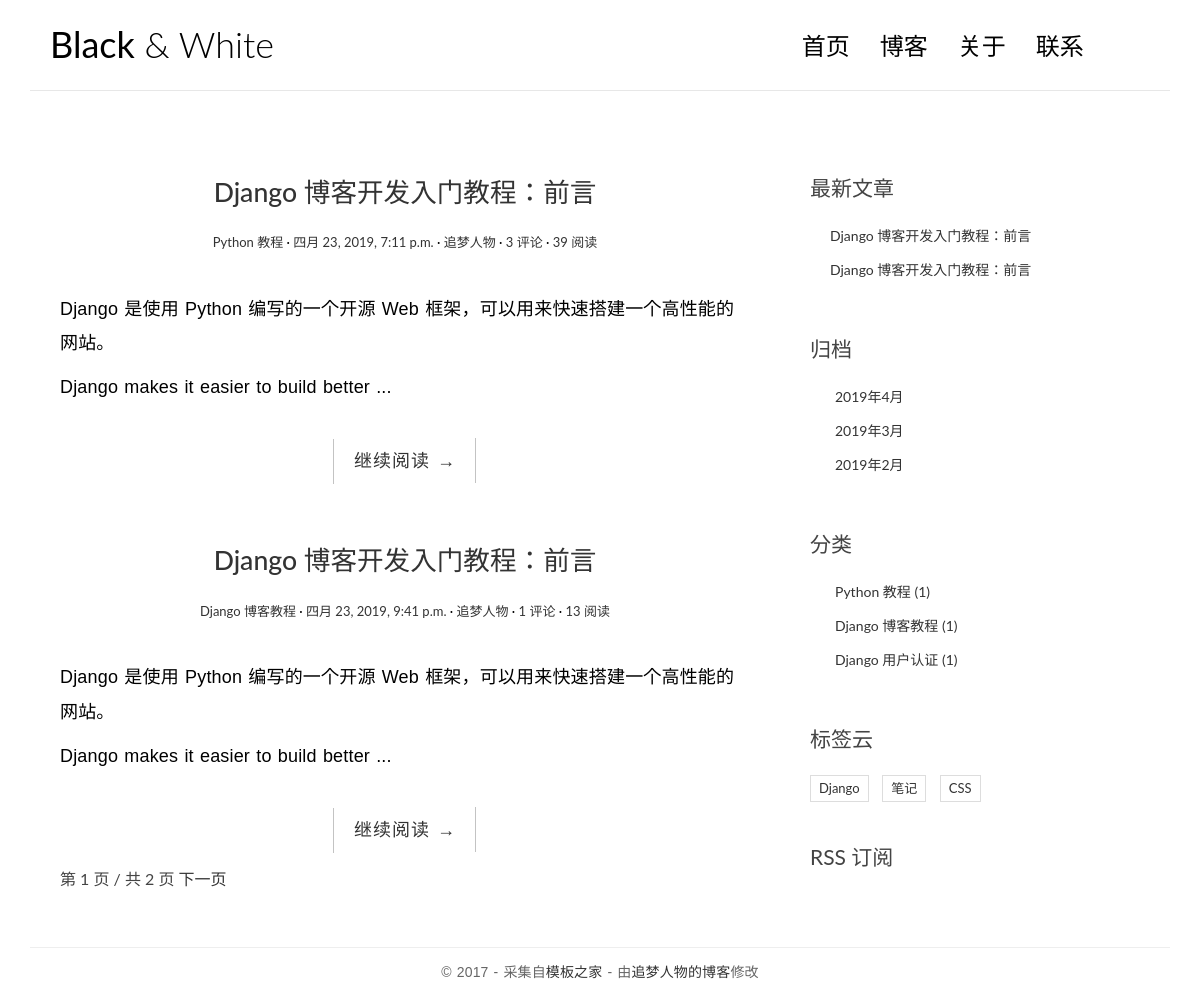
The app's page /, older data.
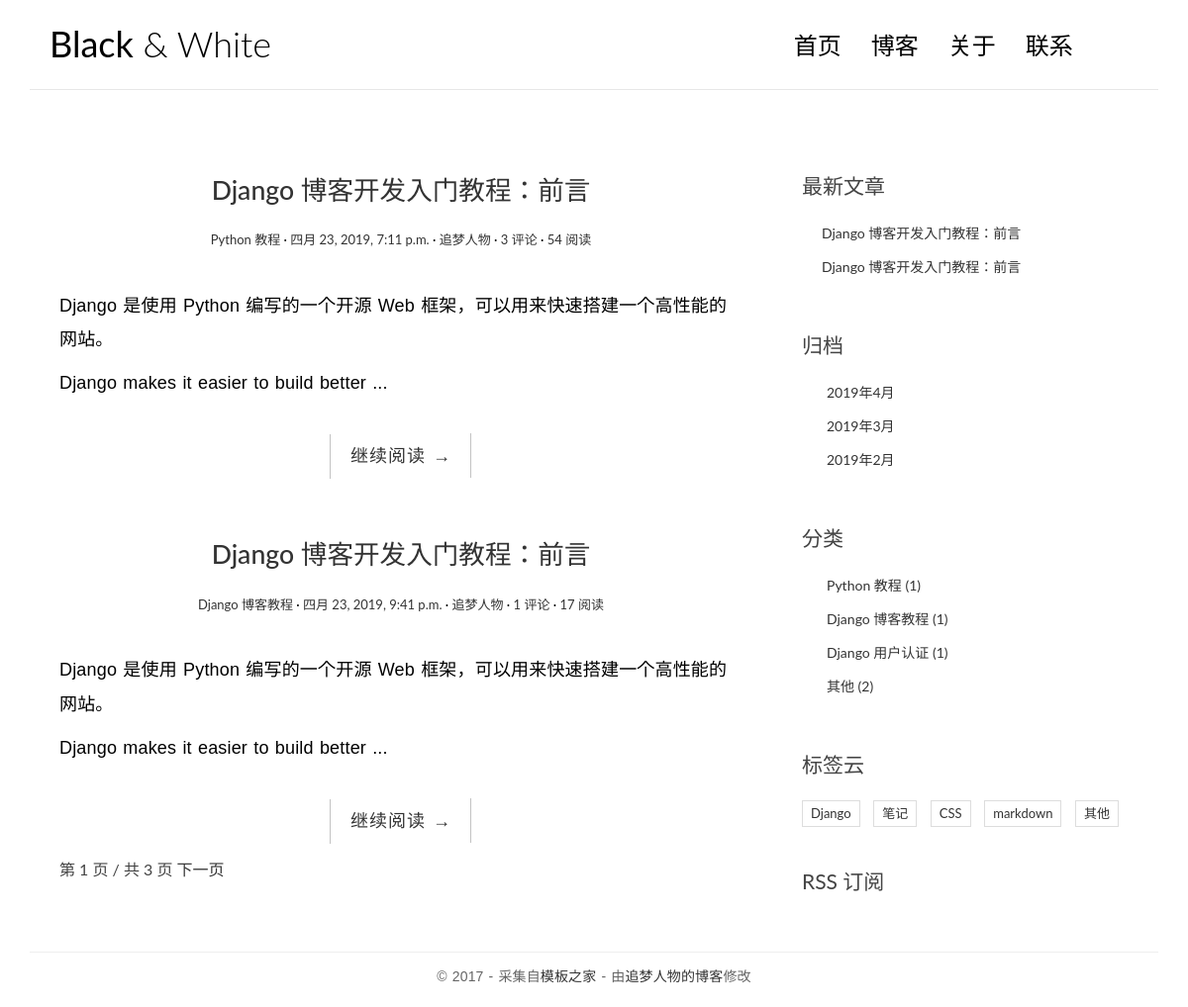
The same page, newer data.
### myblog/models.py (models this page shows, shortened)
class Article(models.Model):
    title = models.CharField(max_length=100)
    content = models.TextField()
    article_time = models.DateTimeField(auto_now_add=True)
    article_username = models.CharField(max_length=20)
    article_views = models.IntegerField(default=0)
    article_category = models.ForeignKey("Category", on_delete=models.CASCADE)
    article_tags = models.ManyToManyField(to="Tags")

class Category(models.Model):
    category_content = models.CharField(max_length=100)
    def __str__(self):
        return "%s " % (self.category_content)

class Tags(models.Model):
    tags_content = models.CharField(max_length=100)

### myblog/views.py (the view)
# urls.py: url(r'^$', views.index, name='index'),
def index(request):
    articlelist = Article.objects.all()
    categorylist = Category.objects.all()
    tagslist = Tags.objects.all()
    now_time = datetime.datetime.now()
    paginator = Paginator(articlelist, 2)
    pagenum = request.GET.get("page")
    pagenum = 1 if pagenum == None else pagenum
    page = paginator.page(pagenum)
    return render(request, 'myblog/index.html', {"articlelist": page,
                                                 "categorylist":categorylist, "tagslist":tagslist, "now_time":now_time})

### myblog/templatetags/extend_fun.py (called while the page is built)
@register.filter(name='markdown_content')
def markdown_content(value):
    md = markdown.Markdown(extensions=[
        'markdown.extensions.extra',
        'markdown.extensions.codehilite',
        'markdown.extensions.toc'
    ])
    value.content = md.convert(value.content)
    value.toc = md.toc
    return value.content

### templates/myblog/index.html (shortened to what this page needs)
<!DOCTYPE html>
<html>
<head>
    <link rel="stylesheet" href="/static/css/bootstrap.min.css">
    <link rel="stylesheet" href="http://code.ionicframework.com/ionicons/2.0.1/css/ionicons.min.css">
    <link rel="stylesheet" href="/static/css/pace.css">
    <link rel="stylesheet" href="/static/css/custom.css">
</head>
<body>
<div class="container">
    <header id="site-header">
        <div class="row">
            <div class="col-md-4 col-sm-5 col-xs-8">
                <div class="logo">
                    <h1><a href="index.html"><b>Black</b> &amp; White</a></h1>
                </div>
            </div>
            <div class="col-md-8 col-sm-7 col-xs-4">
                <nav class="main-nav" role="navigation">
                    <div class="collapse navbar-collapse" id="bs-example-navbar-collapse-1">
                        <ul class="nav navbar-nav navbar-right">
                            <li class="cl-effect-11"><a href="{% url 'myblog:index' %}" data-hover="首页">首页</a></li>
                            <li class="cl-effect-11"><a href="full-width.html" data-hover="博客">博客</a></li>
                            <li class="cl-effect-11"><a href="about.html" data-hover="关于">关于</a></li>
                            <li class="cl-effect-11"><a href="contact.html" data-hover="联系">联系</a></li>
                        </ul>
                    </div>
                </nav>
            </div>
        </div>
    </header>
</div>
<div class="content-body">
    <div class="container">
        <div class="row">
            <main class="col-md-8">
                {% for article in articlelist %}
                    <article class="post post-1">
                        <header class="entry-header">
                            <h1 class="entry-title">
                                <a href="/single/{{article.id}}">{{article.title}}</a>
                            </h1>
                            <div class="entry-meta">
                                <span class="post-category"><a href="#">{{article.article_category}}</a></span>
                                <span class="post-date">
                                    <a href="#"><time class="entry-date" datetime="2012-11-09T23:15:57+00:00">
                                        {{article.article_time}}</time></a>
                                </span>
                                <span class="post-author"><a href="#">{{article.article_username}}</a></span>
                                <span class="comments-link"><a href="#">{{article.comment_set.count}} 评论</a></span>
                                <span class="views-count"><a href="#">{{article.article_views}} 阅读</a></span>
                            </div>
                        </header>
                        <div class="entry-content clearfix">
                            {% load extend_fun %}
                            <p>{{article|markdown_content|slice:100|safe}}...</p>
                            <div class="read-more cl-effect-14">
                                <a href="#" class="more-link">继续阅读 <span class="meta-nav">→</span></a>
                            </div>
                        </div>
                    </article>
                {% empty %}
                <a href="">没有文章</a>
                {% endfor %}
                <div class="pagination-simple">
                    <span class="current">第 {{articlelist.number}} 页 / 共 {{articlelist.paginator.num_pages}} 页</span>
                    {% if articlelist.has_next %}
                    <a href="?page={{articlelist.next_page_number}}">下一页</a>
                    {% endif %}
                </div>
            </main>
            <aside class="col-md-4">
                <div class="widget widget-recent-posts">
                    <h3 class="widget-title">最新文章</h3>
                    <ul>
                        {% for article in articlelist %}
                        <li><a href="/single/{{article.id}}">{{article.title}}</a></li>
                        {% endfor %}
                    </ul>
                </div>
                <div class="widget widget-archives">
                    <h3 class="widget-title">归档</h3>
                    <ul>
                        <li><a href="/filetime/{{now_time.year}}/{{now_time.month}}">{{now_time.year}}年{{now_time.month}}月</a></li>
                        <li><a href="/filetime/{{now_time.year}}/{{now_time.month|add:-1}}">{{now_time.year}}年{{now_time.month|add:-1}}月</a></li>
                        <li><a href="/filetime/{{now_time.year}}/{{now_time.month|add:-2}}">{{now_time.year}}年{{now_time.month|add:-2}}月</a></li>
                    </ul>
                </div>
                <div class="widget widget-category">
                    <h3 class="widget-title">分类</h3>
                    <ul>
                        {% for category in categorylist %}
                        <li><a href="/category/{{category.id}}">{{category.category_content}}
                            ({{category.article_set.count}})</a></li>
                        {% endfor %}
                    </ul>
                </div>
                <div class="widget widget-tag-cloud">
                    <h3 class="widget-title">标签云</h3>
                    <ul>
                        {% for tags in tagslist %}
                        <li><a href="/tags/{{tags.id}}">{{tags.tags_content}}</a></li>
                        {% endfor %}
                    </ul>
                </div>
                <div class="rss">
                    <a href="{% url 'myblog:rss' %}"> RSS 订阅</a>
                </div>
            </aside>
        </div>
    </div>
</div>
<footer id="site-footer">
    <div class="container">
        <div class="row">
            <div class="col-md-12">
                <p class="copyright">&copy 2017 - 采集自<a href="http://www.cssmoban.com/"
                                                        target="_blank" title="模板之家">模板之家</a>
                    - 由<a href="http://zmrenwu.com/" title="网页模板" target="_blank">追梦人物的博客</a>修改
                </p>
            </div>
        </div>
    </div>
</footer>
</body>
</html>

### static/css/custom.css (style rules this page uses)
* { outline: none; }
h1, h2, h3, h4, h5, h6 { margin-top: 0; }
b { font-weight: 400; }
a { color: #333; }
body { color: #444; font-family: 'Lato', sans-serif; }
p { font-family: 'Ubuntu', sans-serif; font-weight: 400; word-spacing: 1px; letter-spacing: 0.01em; }
#site-header { background-color: #FFF; padding: 25px 20px; margin-bottom: 40px; border-bottom: 1px solid #e7e7e7; }
.logo h1 a { color: #000; }
.logo h1 { margin: 0; font-family: 'Lato', sans-serif; font-weight: 300; }
.main-nav { margin-top: 11px; max-width: 95%; }
.main-nav a { color: #000000 !important; padding: 0 0 5px 0 !important; margin-right: 30px; font-family: 'Lato', sans-serif; font-weight: 300; font-size: 24px; }
.cl-effect-11 a { padding: 10px 0; color: #0972b4; text-shadow: none; }
.cl-effect-11 a::before { position: absolute; top: 0; left: 0; overflow: hidden; padding: 0 0 5px 0 !important; max-width: 0; border-bottom: 1px solid #000; color: #000; content: attr(data-hover); white-space: nowrap; -webkit-transition: max-width 0.5s; -moz-transition: max-width 0.5s; transition: max-width 0.5s; }
.content-body { padding-bottom: 4em; }
.post { background: #fff; padding: 30px 30px 0; }
.entry-title { text-align: center; font-size: 1.9em; margin-bottom: 20px; line-height: 1.6; padding: 10px 20px 0; }
.entry-meta { text-align: center; color: #DDDDDD; font-size: 13px; margin-bottom: 30px; }
.entry-content { font-size: 18px; line-height: 1.9; font-weight: 300; color: #000; }
.post-category::after, .post-date::after, .post-author::after, .comments-link::after { content: ' ·'; color: #000; }
.read-more { font-family: 'Ubuntu', sans-serif; font-weight: 400; word-spacing: 1px; letter-spacing: 0.01em; text-align: center; margin-top: 20px; }
.cl-effect-14 a { padding: 0 20px; height: 45px; line-height: 45px; position: relative; display: inline-block; margin: 15px 25px; letter-spacing: 1px; font-weight: 400; text-shadow: 0 0 1px rgba(255, 255, 255, 0.3); }
.cl-effect-14 a::before, .cl-effect-14 a::after { position: absolute; width: 45px; height: 1px; background: #C3C3C3; content: ''; -webkit-transition: all 0.3s; -moz-transition: all 0.3s; transition: all 0.3s; pointer-events: none; }
.cl-effect-14 a::before { top: 0; left: 0; -webkit-transform: rotate(90deg); -moz-transform: rotate(90deg); transform: rotate(90deg); -webkit-transform-origin: 0 0; -moz-transform-origin: 0 0; transform-origin: 0 0; }
.cl-effect-14 a::after { right: 0; bottom: 0; -webkit-transform: rotate(90deg); -moz-transform: rotate(90deg); transform: rotate(90deg); -webkit-transform-origin: 100% 0; -moz-transform-origin: 100% 0; transform-origin: 100% 0; }
.widget { background: #fff; padding: 30px 0 0; }
.widget-title { font-size: 1.5em; margin-bottom: 20px; line-height: 1.6; padding: 10px 0 0; font-weight: 400; }
.widget-recent-posts ul { padding: 0; margin: 0; padding-left: 20px; }
.widget-recent-posts ul li { list-style-type: none; position: relative; line-height: 170%; margin-bottom: 10px; }
.widget-recent-posts ul li::before { content: '\f3d3'; font-family: "Ionicons"; position: absolute; left: -17px; top: 3px; font-size: 16px; color: #000; }
.widget-archives ul { padding: 0; margin: 0; padding-left: 25px; }
.widget-archives ul li { list-style-type: none; position: relative; line-height: 170%; margin-bottom: 10px; }
.widget-archives ul li::before { content: '\f3f3'; font-family: "Ionicons"; position: absolute; left: -25px; top: 1px; font-size: 16px; color: #000; }
.widget-category ul { padding: 0; margin: 0; padding-left: 25px; }
.widget-category ul li { list-style-type: none; position: relative; line-height: 170%; margin-bottom: 10px; }
.widget-category ul li::before { content: '\f3fe'; font-family: "Ionicons"; position: absolute; left: -25px; top: 1px; font-size: 18px; color: #000; }
.widget-tag-cloud ul { padding: 0; margin: 0; margin-right: -10px; }
.widget-tag-cloud ul li { list-style-type: none; font-size: 13px; display: inline-block; margin-right: 10px; margin-bottom: 10px; padding: 3px 8px; border: 1px solid #ddd; }
.rss { font-size: 21px; margin-top: 30px; }
.rss a { color: #444; }
#site-footer { padding-top: 10px; padding: 0 0 1.5em 0; }
.copyright { text-align: center; padding-top: 1em; margin: 0; border-top: 1px solid #eee; color: #666; }
.pagination-simple { padding-left: 30px; font-size: 16px; }

Row changes from the older to the newer data that the page shows:
changed Article "四月 23, 2019, 7:11 p.m.": article_views "39" → "54"
changed Article "四月 23, 2019, 9:41 p.m.": article_views "13" → "17"
added Category: category_content "其他", article_set.count "2"
added Tags: tags_content "markdown"
added Tags: tags_content "其他"
Text that changed along with them:
{{ articlelist.paginator.num_pages }}: "2" → "3"
